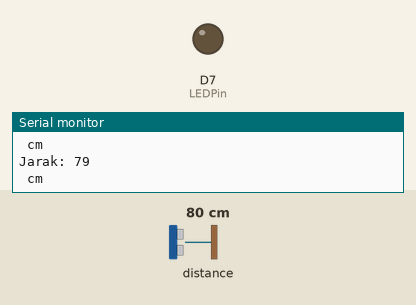
The program below on a simulated ESP8266 (NodeMCU). Parts: output pins drawn as LEDs (lit = HIGH), the last lines printed to the serial monitor. Wiring (inferred from the names in the program): ultrasonic range finder: trigger D5; echo D3. Inputs (shaded band) come from the test bench; at power-on: distance to the obstacle 80 cm. The echo pulse lasts 58.3 µs per cm; pins used as bus, display or sensor lines are not drawn.

Above: at 1.3 s.
1.4 s: distance to the obstacle set to 13 cm
2.9 s: distance to the obstacle set to 10 cm
At 3.6 s:
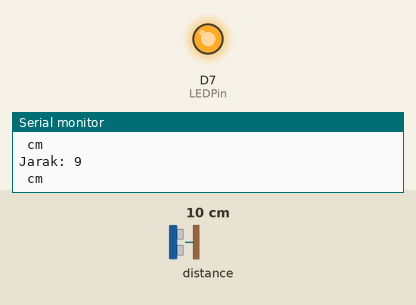
4.5 s: distance to the obstacle set to 18 cm
At 4.8 s:
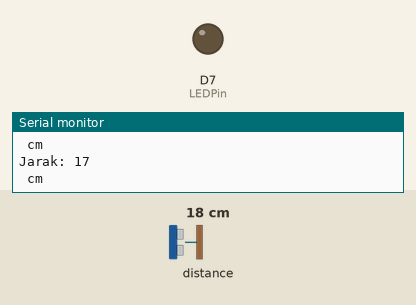
6.0 s: distance to the obstacle set to 2 cm
At 7.3 s:
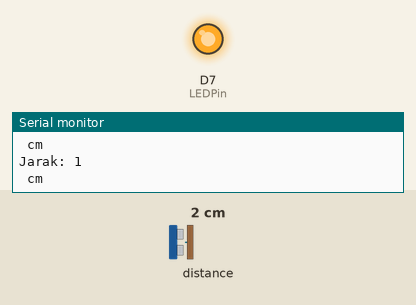
Timing chart, 0 to 8.5 s (numbered marks = the images above; inputs shaded):
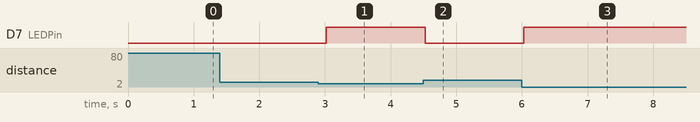

Measured:
- the behaviour switches between 12 and 11 cm on distance to the obstacle (found by bisection; images 0 and 1)
- after the input at 2.9 s, D7 (LEDPin): LOW → HIGH after 0.12 s
- after the input at 4.5 s, D7 (LEDPin): HIGH → LOW at once
- after the input at 6.0 s, D7 (LEDPin): LOW → HIGH at once

The program:

main.cpp
```cpp
#include <Arduino.h>

// mendeklarasikan variabel pin yang digunakan
int echoPin = D3;
int trgPin = D5;
int LEDPin = D7;

// deklarasikan variabel untuk menghitung jarak
long duration;
int distance;

void setup()
{
  pinMode(echoPin,INPUT);
  pinMode(trgPin,OUTPUT);
  pinMode(LEDPin,OUTPUT);

  Serial.begin(9600);
}

void loop()
{
  digitalWrite(trgPin,LOW);
  delayMicroseconds(5);
  digitalWrite(trgPin,HIGH);
  delayMicroseconds(10);
  digitalWrite(trgPin,LOW);

  duration = pulseIn(echoPin, HIGH);

  distance = duration*0.034/2;

  Serial.print("Jarak: ");
  Serial.println(distance);
  Serial.println(" cm");

  // set kondisi untuk menghidupkan lampu LED berdasarkan jarak
  if(distance <= 10)
  {
    digitalWrite(LEDPin,HIGH);
  }
  else
  {
    digitalWrite(LEDPin,LOW);
  }
  delay(500);
}
```
